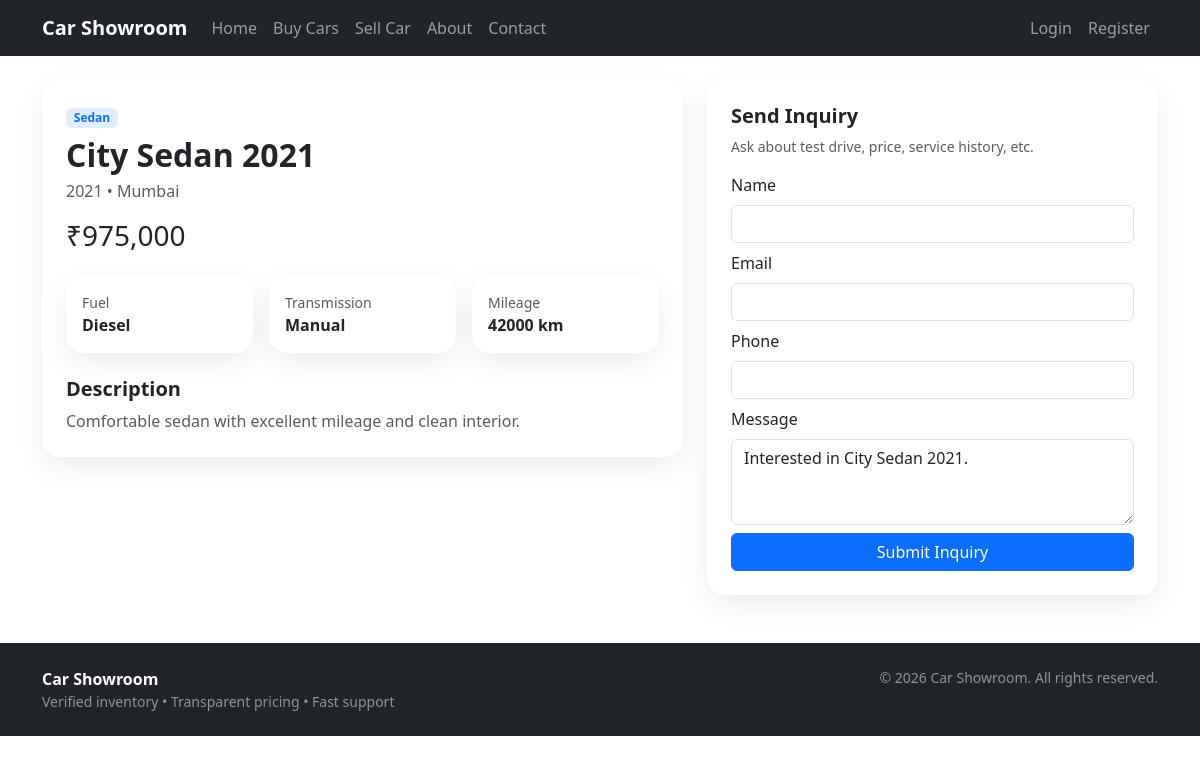
The app's page /user/car_details.php?id=2 with its own data.
### tables this page shows
CREATE TABLE cars (
  id INT AUTO_INCREMENT PRIMARY KEY,
  category_id INT NULL,
  title VARCHAR(150) NOT NULL,
  brand VARCHAR(100) NOT NULL,
  model VARCHAR(100) NOT NULL,
  car_year INT NOT NULL,
  fuel VARCHAR(50) NOT NULL,
  transmission VARCHAR(50) NOT NULL,
  price DECIMAL(12,2) NOT NULL,
  mileage_km INT NOT NULL DEFAULT 0,
  location VARCHAR(100) NOT NULL,
  description TEXT NULL,
  status VARCHAR(50) NOT NULL DEFAULT 'Published',
  created_at TIMESTAMP NOT NULL DEFAULT CURRENT_TIMESTAMP,
  CONSTRAINT fk_car_cat FOREIGN KEY (category_id) REFERENCES categories(id)
);

CREATE TABLE categories (
  id INT AUTO_INCREMENT PRIMARY KEY,
  name VARCHAR(100) NOT NULL,
  slug VARCHAR(100) NOT NULL,
  is_active TINYINT(1) NOT NULL DEFAULT 1
);

### app/init.php (called while the page is built, shortened)
<?php
function db(){
  static $m = null;
  if ($m) return $m;
  $m = @new mysqli(DB_HOST, DB_USER, DB_PASS, DB_NAME, (int)DB_PORT);
  $m->set_charset('utf8mb4');
  return $m;
}
function esc($s){ return htmlspecialchars((string)$s, ENT_QUOTES, 'UTF-8'); }

### user/car_details.php (the view, shortened to what this page needs)
<?php require_once __DIR__ . '/../includes/head.php'; ?>
<?php require_once __DIR__ . '/../includes/navbar.php'; ?>
<?php
$id=(int)(isset($_GET['id'])?$_GET['id']:0);
$car=null;
$r=db()->query("SELECT c.*,cat.name category FROM cars c LEFT JOIN categories cat ON cat.id=c.category_id WHERE c.id=$id LIMIT 1");
if($r) $car=$r->fetch_assoc();
?>
<div class="container my-4">
  <div class="row g-4">
    <div class="col-lg-7">
      <div class="card card-soft">
        <div class="card-body p-4">
          <span class="badge badge-soft"><?php echo esc($car['category'] ?: 'Car'); ?></span>
          <h2 class="fw-bold mt-2 mb-1"><?php echo esc($car['title']); ?></h2>
          <div class="text-muted"><?php echo (int)$car['car_year']; ?> • <?php echo esc($car['location']); ?></div>
          <div class="h3 mt-3">₹<?php echo number_format((float)$car['price']); ?></div>
          <div class="row g-3 mt-2">
            <div class="col-md-4"><div class="card card-soft p-3"><div class="small text-muted">Fuel</div><div class="fw-bold"><?php echo esc($car['fuel']); ?></div></div></div>
            <div class="col-md-4"><div class="card card-soft p-3"><div class="small text-muted">Transmission</div><div class="fw-bold"><?php echo esc($car['transmission']); ?></div></div></div>
            <div class="col-md-4"><div class="card card-soft p-3"><div class="small text-muted">Mileage</div><div class="fw-bold"><?php echo (int)$car['mileage_km']; ?> km</div></div></div>
          </div>
          <h5 class="fw-bold mt-4">Description</h5>
          <p class="text-muted mb-0"><?php echo esc($car['description']); ?></p>
        </div>
      </div>
    </div>
    <div class="col-lg-5">
      <div class="card card-soft">
        <div class="card-body p-4">
          <h5 class="fw-bold">Send Inquiry</h5>
          <p class="text-muted small">Ask about test drive, price, service history, etc.</p>
          <form method="post">
            <div class="mb-2"><label class="form-label">Name</label><input class="form-control" name="name" required></div>
            <div class="mb-2"><label class="form-label">Email</label><input class="form-control" type="email" name="email" required></div>
            <div class="mb-2"><label class="form-label">Phone</label><input class="form-control" name="phone"></div>
            <div class="mb-2"><label class="form-label">Message</label><textarea class="form-control" name="message" rows="3" required>Interested in <?php echo esc($car['title']); ?>.</textarea></div>
            <button class="btn btn-primary w-100">Submit Inquiry</button>
          </form>
        </div>
      </div>
    </div>
  </div>
</div>
<?php require_once __DIR__ . '/../includes/footer.php'; ?>

### assets/css/style.css (style rules this page uses)
.card-soft { border:0; border-radius:18px; box-shadow:0 10px 30px rgba(0,0,0,.08); }
.badge-soft { background:rgba(13,110,253,.12); color:#0d6efd; }

### records on screen
cars: category.name "Sedan", title "City Sedan 2021", car_year "2021", location "Mumbai", price "975,000", fuel "Diesel", transmission "Manual", mileage_km "42000", description "Comfortable sedan with excellent mileage and clean interior.", message "Interested in City Sedan 2021."
